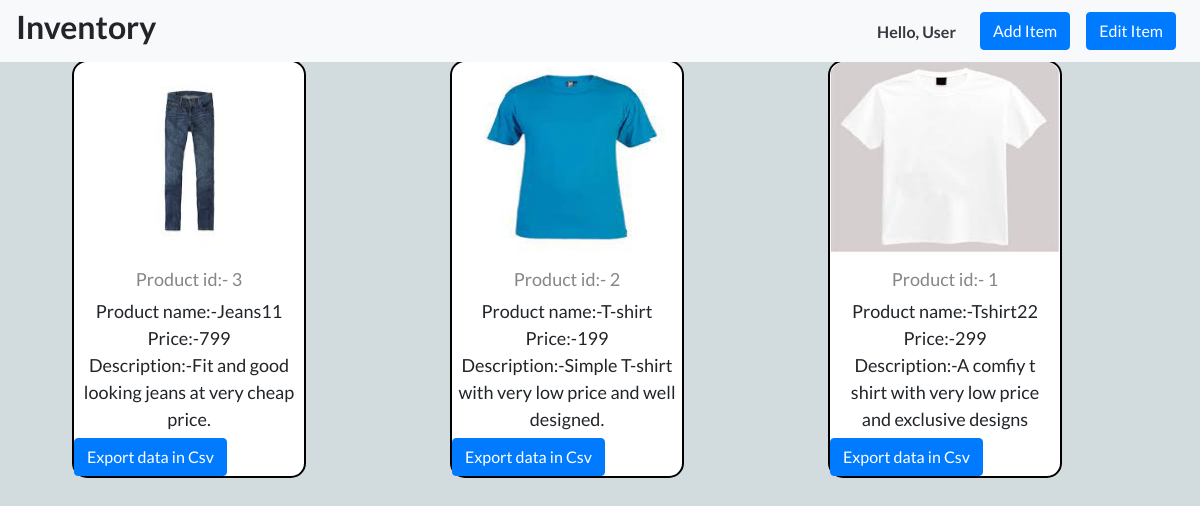
The page / on the database its author committed.
### hks/models.py (models this page shows)
class Product(models.Model):
    Product_id=models.AutoField
    Product_image=models.FileField(upload_to='imgs',default='default.jpg', null=True,blank=True)
    Product_name=models.CharField(max_length=100)
    Product_price=models.IntegerField(max_length=10)
    Product_qty=models.IntegerField(max_length=12)
    Product_desc=models.CharField(max_length=250)
    Product_brand=models.CharField(max_length=80)
    Product_color=models.CharField(max_length=70)
    Product_size=models.CharField(max_length=20)
    Product_category=models.CharField(max_length=80)
    Product_store=models.CharField(max_length=50)

### hks/views.py (the view)
# urls.py: 2. Add a URL to urlpatterns:  path('', views.home, name='home')
def home(request):
    all_items=reversed(Product.objects.all())
    return render(request,'index.html',{'itms':all_items})

### templates/index.html (shortened to what this page needs)
{% load static %}
<!DOCTYPE html>
<html>
  <head>
    <link
      rel="stylesheet"
      href="{% static 'css/bootstrap.min.css' %}"
    />
    <link rel="stylesheet" href="{% static 'css/style.css' %}">
    <link
      rel="stylesheet"
      href="https://cdnjs.cloudflare.com/ajax/libs/font-awesome/4.7.0/css/font-awesome.min.css"
    />
    <link
      rel="stylesheet"
      href="https://cdnjs.cloudflare.com/ajax/libs/simple-line-icons/2.4.1/css/simple-line-icons.min.css"
    />
    <link
      rel="stylesheet"
      href="https://cdnjs.cloudflare.com/ajax/libs/animate.css/3.5.2/animate.min.css"
    />
  </head>
    <nav class="navbar navbar-expand-lg navbar-light bg-light fixed-top" style="width: auto;">
      <h2>Inventory</h2>
      <div class="form-inline my-2 my-lg-0 ml-auto">
        <h6 class="text-dark mx-3 my-auto">Hello, User</h6>
        <a class="btn btn-primary mx-2" href="/Addproduct/" role="button">Add Item</a>
        <a class="btn btn-primary mx-2" href="/editproduct/" role="button">Edit Item</a>
  </div>
    </nav>
<body>
  {% for i in itms %}
  <form action="/getfile/" method="post">
    <div class="Card_inventory">
        <div class="img_prod">
            <img src="{{ i.Product_image.url }}" class="img_setting">
        </div>
        <div class="card_info">
          <div class="proid">Product id:- {{ i.id }}</div>
          <div class="proname">Product name:-{{ i.Product_name }}</div>
          <div class="proprice">Price:-{{ i.Product_price }}</div>
          <div class="prodesc">Description:-{{ i.Product_desc }}</div>
        </div>
        <button  class="btn btn-primary mx-2" type="submit" style="margin: auto !important;">Export data in Csv</button>
    </div>
  </form>
    {% endfor %}
</body>
</html>

### static/css/style.css (style rules this page uses)
body { background-color: #d2dbdd; }
.Card_inventory { background: #fff; width: 19.5%; min-width: 200px; border-radius: 15px; border: 2px solid black; margin: 5% 6%; float: left; }
.img_setting { width: 100%; height: 190px; margin: auto; border-top-left-radius: 15px; border-top-right-radius: 15px; }
.card_info { font-size: 18px; text-align: center; background: #fff; border-bottom-left-radius: 15px; border-bottom-right-radius: 15px; margin-top: 2px; padding: 5px; }
.proid { text-align: center; background: #fff; color: #868686; margin-top: 2px; padding: 5px; }

### rows shown on the page
Product: Product_image (picture), id "3", Product_name "Jeans11", Product_price "799", Product_desc "Fit and good looking jeans at very cheap price."
Product: Product_image (picture), id "2", Product_name "T-shirt", Product_price "199", Product_desc "Simple T-shirt with very low price and well designed."
Product: Product_image (picture), id "1", Product_name "Tshirt22", Product_price "299", Product_desc "A comfiy t shirt with very low price and exclusive designs"
